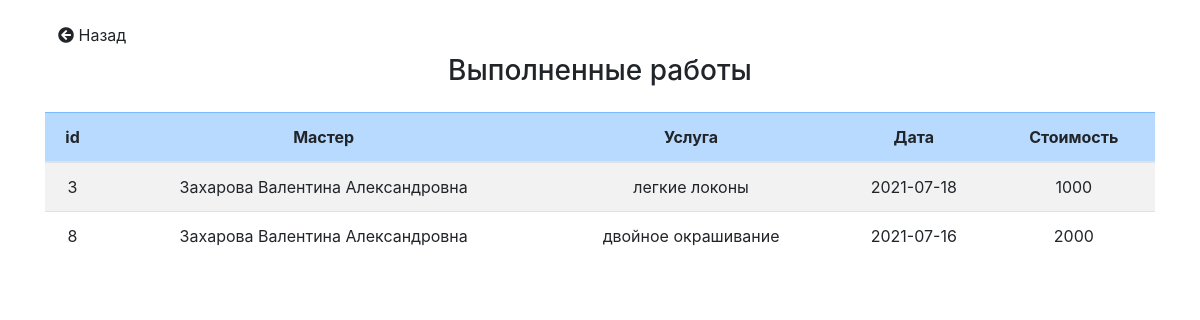
The app's page /working.php?master_id=4 with its own data.
### tables this page shows
CREATE TABLE work_accounting (
  id integer primary key,
  id_employees integer,
  id_service integer,
  date_of_recording date,
  start_work_time time null,
  end_work_time time null,
  work_state varchar(30) null default 'запланировано',
  client_surname varchar(40) null,
  client_name varchar(40) null,
  client_patronymic varchar(40) null,
  client_phone_number varchar(11) null,
  
  foreign key (id_employees) references employees (id),
  foreign key(id_service)  references service(id),
  
  check (work_state = 'в процессе работы' or work_state = 'запланировано' or work_state = 'завершено' or work_state = 'отмена')
);

CREATE TABLE service (
  id integer primary key,
  service_name varchar,
  price float,
  duration_of_service float
);

### public/working.php (the view, shortened to what this page needs)
<?php
include 'connection_with_base.php';
$id = $_GET['master_id'];
$query = "SELECT employees.id AS 'id',
employees.surname || ' ' || employees.name || ' ' || employees.patronymic AS 'master',
work_accounting.date_of_recording AS 'date',
service.service_name AS 'service_name',
service.price AS 'price',
work_accounting.id AS 'wid'
FROM work_accounting INNER JOIN employees
ON work_accounting.id_employees = employees.id
INNER JOIN service
ON work_accounting.id_service = service.id
WHERE employees.id = ?
";
$query = $pdo->prepare($query);
$query->execute([$id]);
$result = $query->fetchAll(); ?>
<!doctype html>
<html lang="en">
<head>
  <link rel="stylesheet" href="https://stackpath.bootstrapcdn.com/bootstrap/4.3.1/css/bootstrap.min.css">
  <link rel="stylesheet" type="text/css" href="https://cdnjs.cloudflare.com/ajax/libs/font-awesome/5.9.0/css/all.css">
</head>
<body>
  <div class="container">
    <div class="row">
      <div class="col-12">
        <a href="index.php"><button class="btn btn-submit mt-3"><i class="fa fa-arrow-circle-left"></i> Назад</button></a>
        <h3 class='headers mt'>Выполненные работы</h2>
          <table class="table table-striped table-hover mt-4 text-center">
            <thead class="table-primary">
              <th>id</th>
              <th>Мастер</th>
              <th>Услуга</th>
              <th>Дата</th>
              <th>Стоимость</th>
            </thead>
            <tbody>
              <?php foreach ($result as $value) { ?>
                <tr>
                  <td><?= $value['wid'] ?></td>
                  <td><?= $value['master'] ?></td>
                  <td><?= $value['service_name'] ?></td>
                  <td><?= $value['date'] ?></td>
                  <td><?= $value['price'] ?></td>
                </tr> <?php } ?>
            </tbody>
          </table>
      </div>
    </div>
  </div>
</body>
</html>

### public/working.php (style rules this page uses)
.headers { text-align: center; }

### records on screen
work_accounting: id "3", master "Захарова Валентина Александровна", id_service.service_name "легкие локоны", date_of_recording "2021-07-18", id_service.price "1000"
work_accounting: id "8", master "Захарова Валентина Александровна", id_service.service_name "двойное окрашивание", date_of_recording "2021-07-16", id_service.price "2000"
